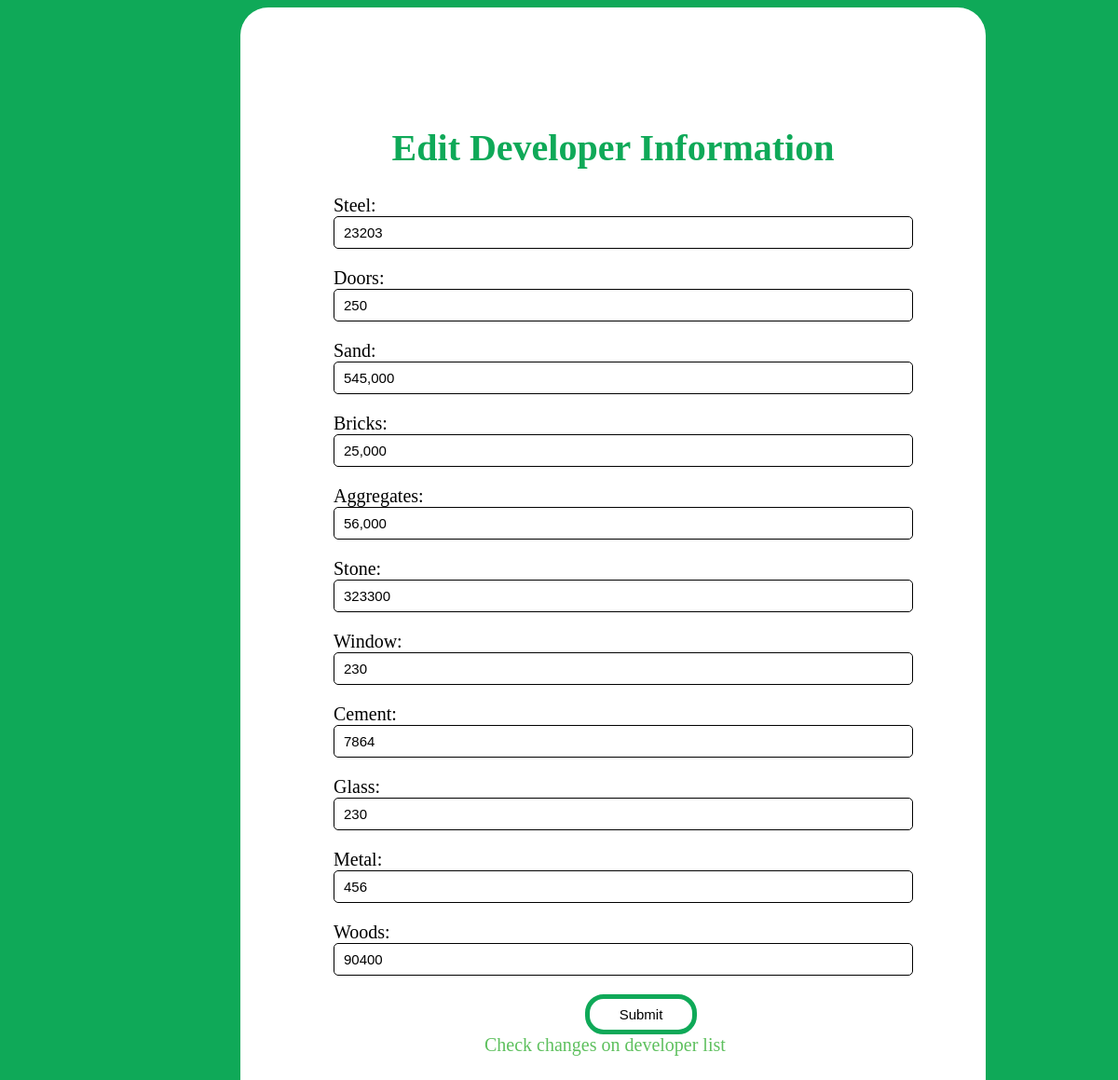
/developer/edit/2/, run on the app's committed database.
### developer/models.py (models this page shows, shortened)
class Developer(models.Model):
    steel= models.CharField(max_length=20,default="Kg")
    doors= models.CharField(max_length=20,default="Piece")
    sand= models.CharField(max_length=20,default="Sacks")
    bricks=models.CharField(max_length=240,null=True,default="Number")
    aggregates=models.CharField(max_length=240,null=True,default="Tones")
    stone=models.CharField(max_length=240,null=True,default="Tones")
    window=models.CharField(max_length=16,null=True,default="Piece")
    cement=models.CharField(max_length=240,null=True,default="Sacks")
    glass=models.CharField(max_length=240,null=True,default="Piece")
    metal=models.CharField(max_length=240,null=True,default="Piece")
    woods=models.CharField(max_length=240,null=True,default="Piece")

### developer/views.py (the view)
# urls.py: path("edit/<int:id>/", edit_developer, name="edit_developer"),
def edit_developer(request, id):
    developer= Developer.objects.get(id=id)
    if request.method == "POST":
        form=DeveloperForm(request.POST, instance=developer)
        if form.is_valid():
            form.save()
        return redirect("edit_developer", id=developer.id)
    else:
        form= DeveloperForm(instance=developer)
        return render(request,"edit_developer.html", {"form":form})

### developer/forms.py
class DeveloperForm(forms.ModelForm):
    class Meta:
        model=Developer
        fields= "__all__"

### developer/templates/edit_developer.html (shortened to what this page needs)
{% load static %}
<!DOCTYPE html>
<html>
<head>
</head>
<body>
    <div class="container">
    <h1>Edit Developer Information</h1>
    <form method="POST" enctype="multipart/form-data">
    {{form.as_p}}
    <input type="submit" value="Submit" class="button">
    <a href="{%url 'developer'%}"style="color:rgb(94, 192, 94); text-align: center;text-decoration:none;margin:27%;right:20%"> Check changes on developer list</a>
</div>
</body>
</html>

### developer/templates/edit_developer.html (style rules this page uses)
body { background-color:#0fa958; width: 400px; height: 800px; font-size: 20px; }
.container { background-color: white; margin-left: 250px; width: 600px; padding: 100px; font-size: 20px; border-radius: 30px; margin-right: 250px; }
input { width: 100%; outline: none; border: 1px solid ; font-size: 15px; padding: 8px 10px; border-radius: 5px; background-color: white; }
.button { width: 20%; height: 30%; margin-left: 45%; border: 5px solid #0fa958; border-radius: 20px; }
h1 { color: #0fa958; text-align: center; }

### data on the page
Developer: steel "23203", doors "250", sand "545,000", bricks "25,000", aggregates "56,000", stone "323300", window "230", cement "7864", glass "230", metal "456", woods "90400"
